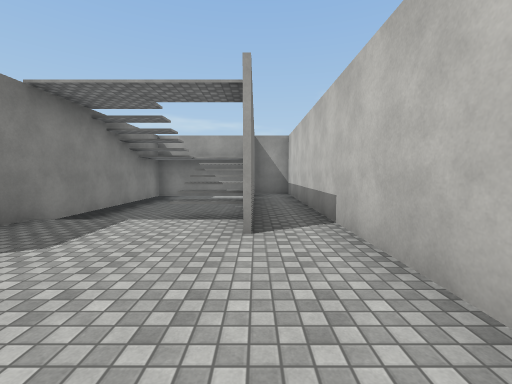
View 1 (above)

20 first-person views from a walk through a 3-D level made in the Unity game engine. The camera is 1.5 m above the floor, tilts 4° down and sees 90° across. The floor is counted in squares, 2 m on a side. Each view is taken from the middle of a square. On the plan, view 1 faces up. The plan holds only what a view shows up to about 9 squares ahead; the rest is blank. The place goes on beyond the plan. The player is left out. Surface patterns are stand-ins for the level's own textures.

View 2
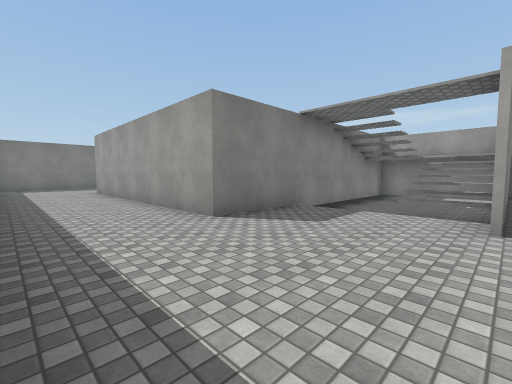

View 3
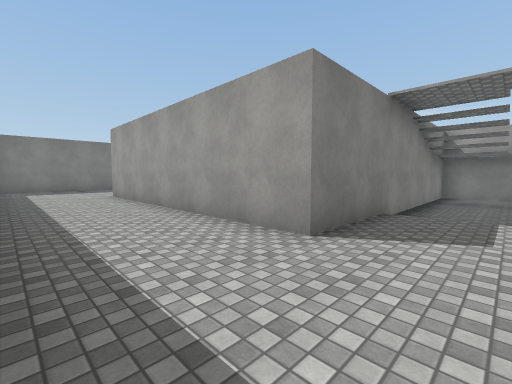

View 4
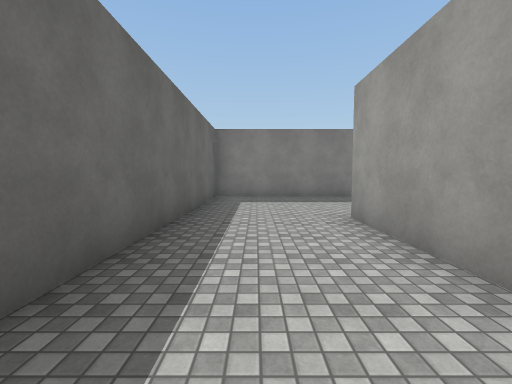

View 5
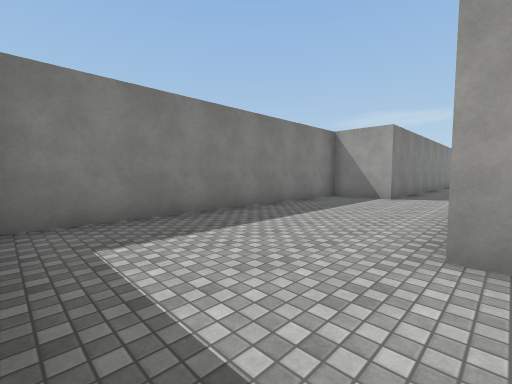

View 6
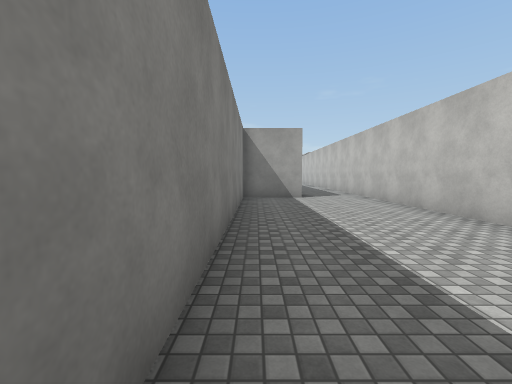

View 7
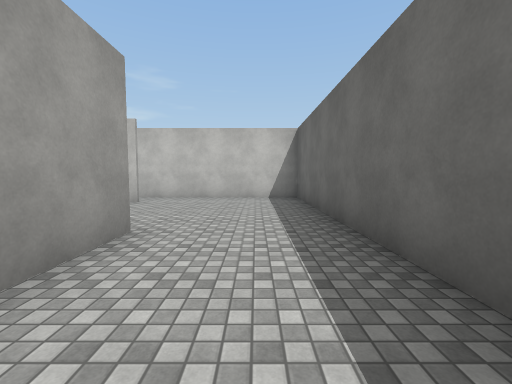

View 8
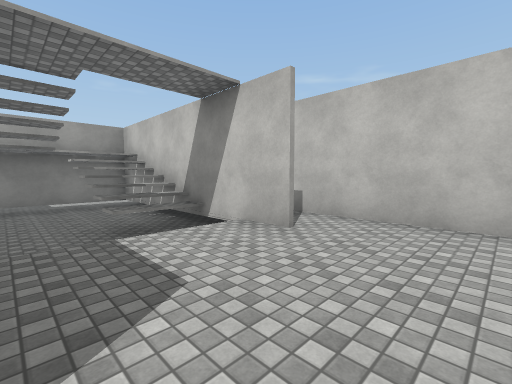

View 9
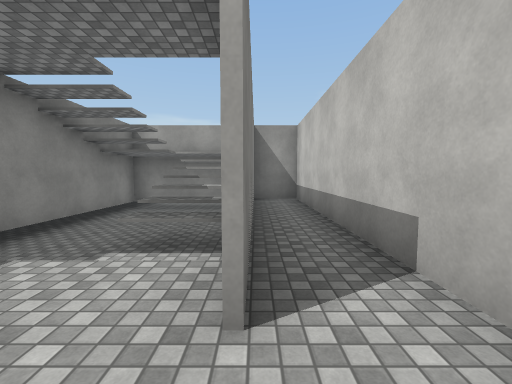

View 10
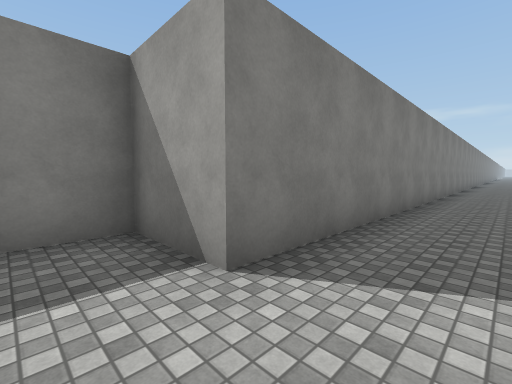

View 11
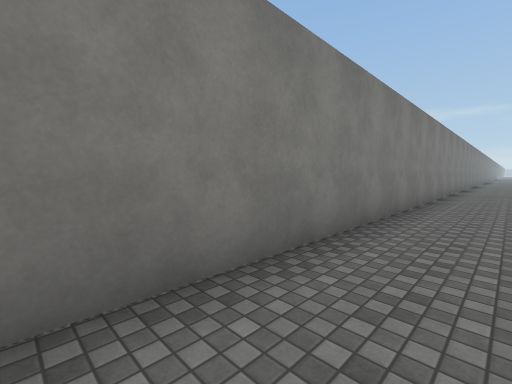

View 12
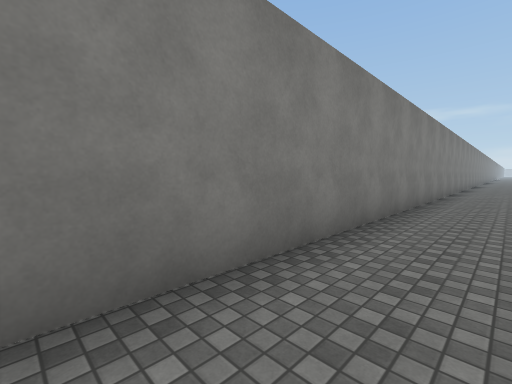

View 13
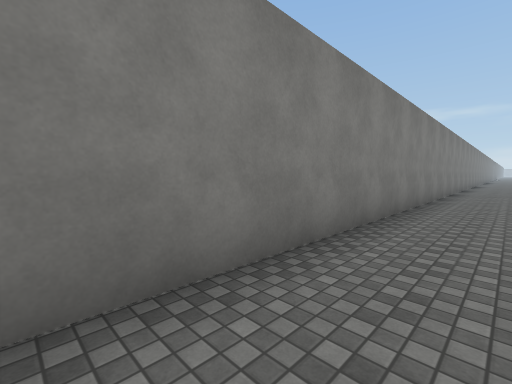

View 14
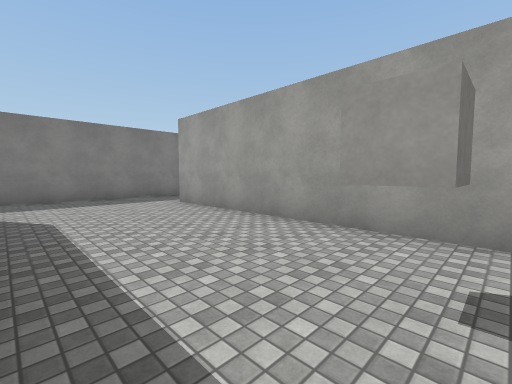

View 15
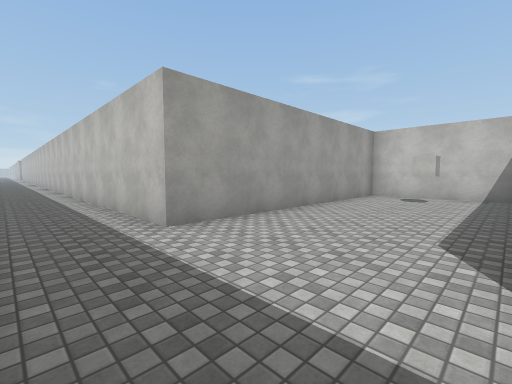

View 16
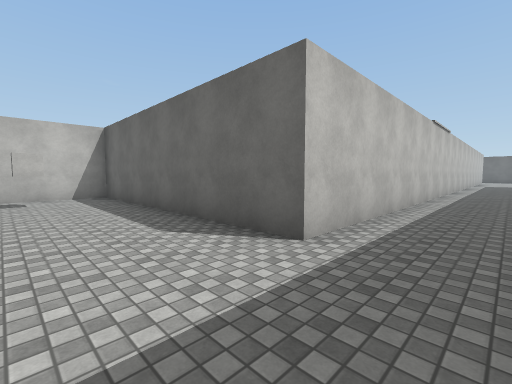

View 17
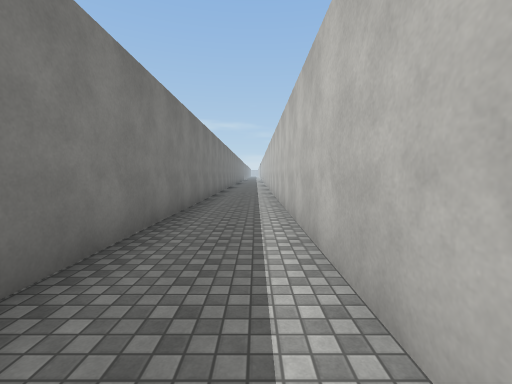

View 18
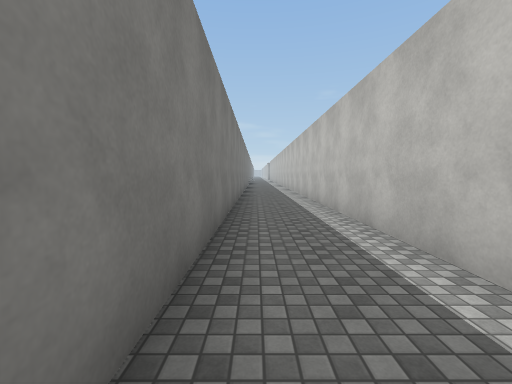

View 19
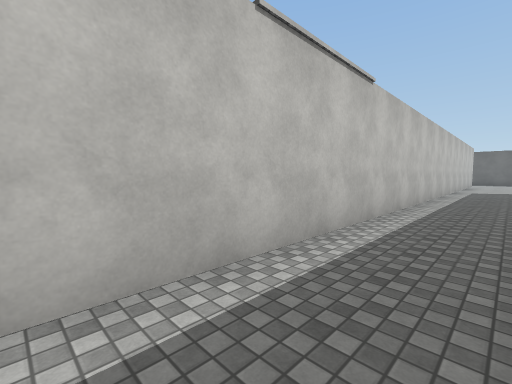

View 20
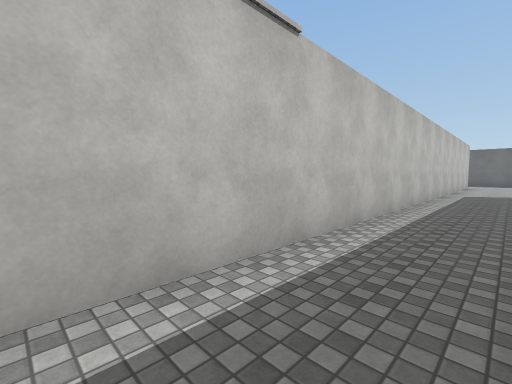

### Floor plan
Key: @ floor where view 1 was taken; # wall or solid block; . main floor; - floor 0.5 m lower than the main floor; / step, stairs or slope; ^ raised ledge.
Columns run from 16 left of view 1 to 2 right of it. Each row starts with its distance up from view 1.
 38   #..#
 37   #..#
 36   #..#
 35   #..#
 34   #..#
 33   #..#
 32   #..#
 31   #..#
 30   #..#########
 29   #..........#
 28   #..........#
 27   #..........#
 26   #..........#
 25   #..#########
 24   #..#
 23   #..#
 22   #..#
 21   #..#
 20   #..#
 19   #..#
 18   #..#
 17   #..#
 16   #..#
 15   #..#
 14   #..#
 13   #..#
 12   #..#
 11   #..#
 10   #..#      #######
  9   #..#      #---#.#
  8 ###..#      #---#.#
  7 #....#      #--##.#
  6 #....#      #--^#.#
  5 #....#      #---#.#
  4 #....#      #///#.#
  3 #....#      #.....#
  2 #....########.....#
  1 #.................#
  0 #...............@.#
 -1 #.................#
 -2 ###################

Where each view was taken, in squares from view 1:
view 1: 0 up, 0 right, facing up
view 2: 1 down, 0 right, facing up-left
view 3: 1 down, 2 left, facing up-left
view 4: 0 up, 7 left, facing left
view 5: 1 down, 11 left, facing up-left
view 6: 1 down, 15 left, facing up
view 7: 0 up, 7 left, facing right
view 8: 1 up, 3 left, facing up-right
view 9: 2 up, 0 right, facing up
view 10: 6 up, 12 left, facing up-left
view 11: 11 up, 12 left, facing up-left
view 12: 17 up, 12 left, facing up-left
view 13: 23 up, 12 left, facing up-left
view 14: 26 up, 5 left, facing up-left
view 15: 26 up, 13 left, facing up-right
view 16: 28 up, 13 left, facing down-right
view 17: 29 up, 12 left, facing up
view 18: 31 up, 13 left, facing up
view 19: 21 up, 13 left, facing down-right
view 20: 19 up, 13 left, facing down-right
